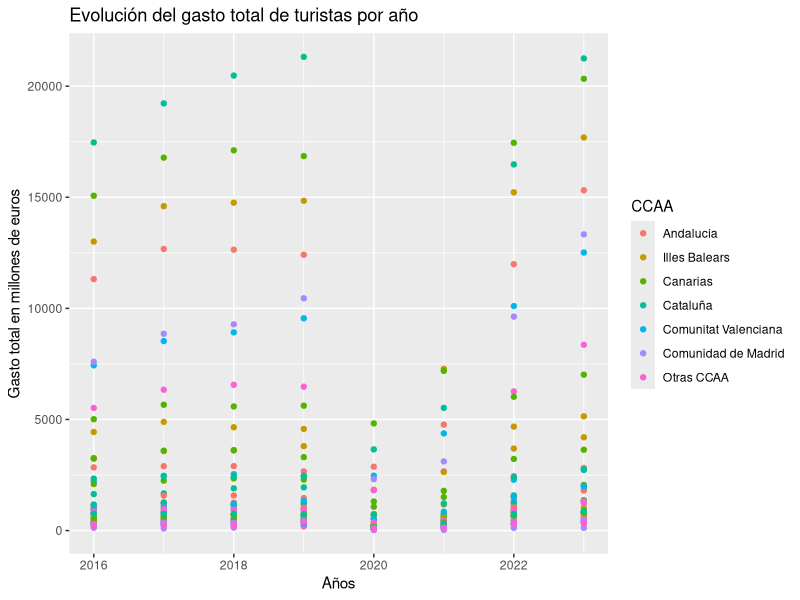
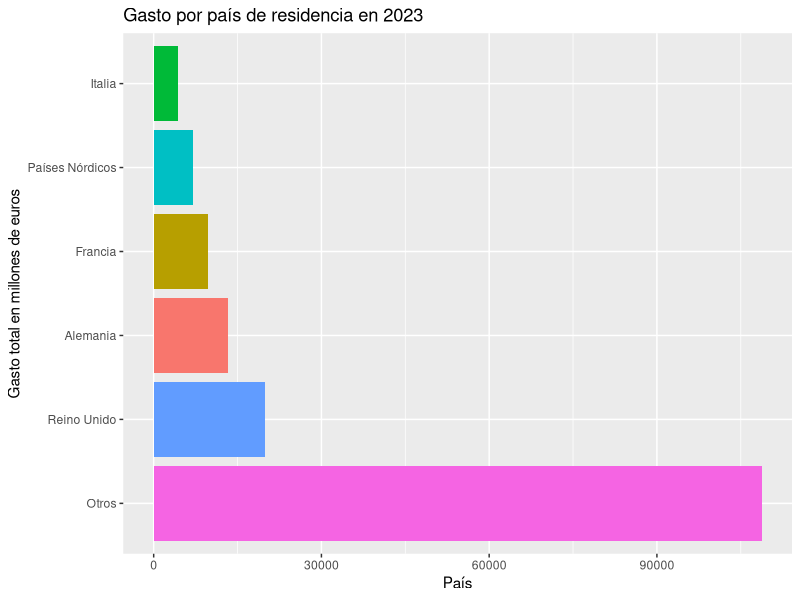
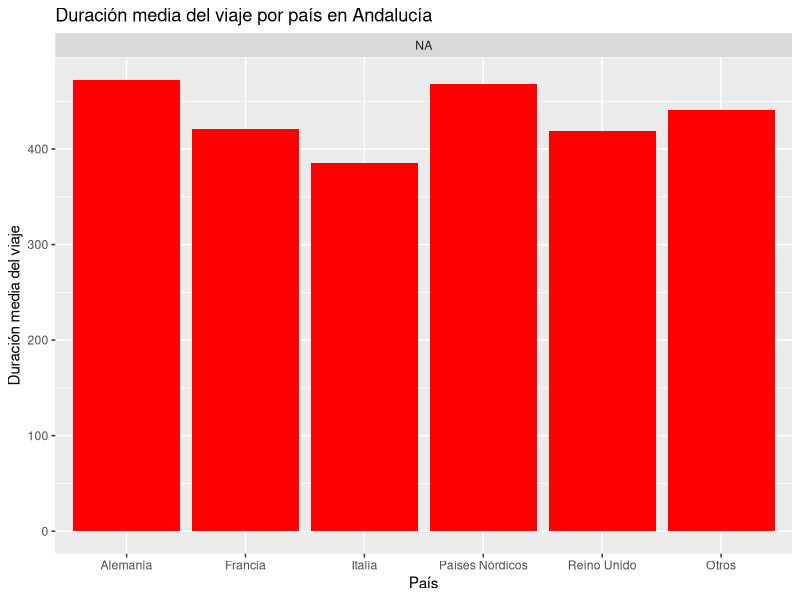
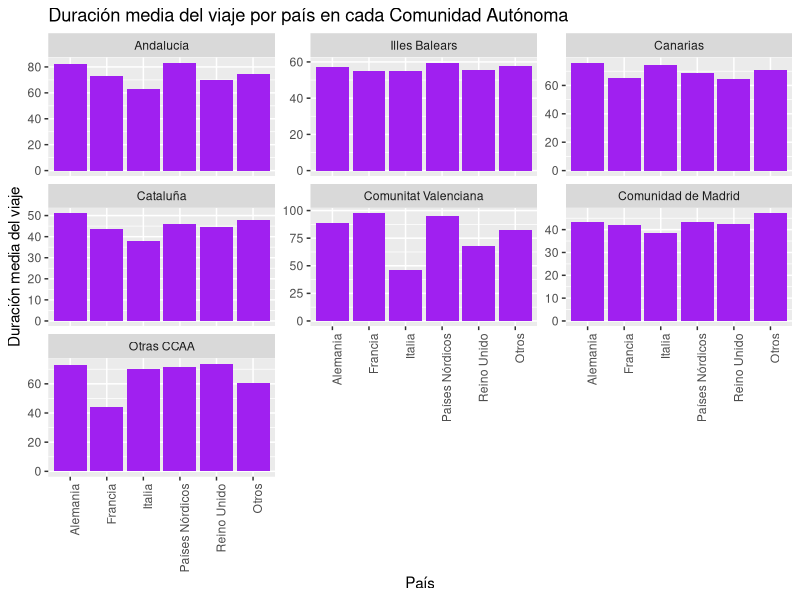

R code for these plots, in order:
## ---- chunk 1
# Setup Chunk
library(here)  
library(knitr)

knitr::opts_chunk$set(echo = TRUE)
knitr::opts_knit$set(root.dir = here::here()) # Setwd() a la carpeta del 
#proyecto ProyectoAED2024 debido a que por defecto el Rmd trabaja en el working 
#directory de la carpeta ProyectoAED2024_Rmd
#knitr::opts_chunk$set(size = "footnotesize") # use smaller font in the chunks
knitr::opts_chunk$set(tidy.opts = list(width.cutoff = 60), tidy = TRUE)

## ---- chunk 2
rm(list=ls())  # Borrado de todas las variables
## ---- chunk 3
library(readr)  # Librería para importación de datos
library(dplyr) # Librería para arreglo de datos
library(tidyr) # Librería para arreglo de datos
library(ggplot2) # Librería para gráficas
## ---- chunk 4
gastos<- read_delim("data/Gasto_turistas_internacionales_segun_comunidad_paisresidencia.csv",  delim = ";", escape_double = FALSE, trim_ws = TRUE)

## ---- chunk 5
tipos_datos <- unique(gastos$`Gastos y duración media de los viajes`)
tipos_datos # Vemos cuantas variables tenemos que transformar a columnas
datos <-pivot_wider(gastos,names_from=`Gastos y duración media de los viajes`, values_from=Total)
## ---- chunk 6
unique(datos$`Tipo de dato`)

# Nos quedamos únicamente con los datos base, quitando las tasas de variación
datos <- subset(datos, datos$`Tipo de dato`== unique(datos$`Tipo de dato`)[1])
# Quito la columna irrelevante
datos <- subset(datos, select = -`Tipo de dato`)
## ---- chunk 7

nombres_columnas <- c("Pais", "CCAA", "Periodo", "Gasto_total", "Gasto_medio_persona", "Gasto_medio_diario_persona", "Duracion_media")
colnames(datos)<- nombres_columnas
colnames(datos)
## ---- chunk 8
# lapply(datos,class)
## ---- chunk 9
# Quitar punto de miles
datos[, 4:ncol(datos)] <- lapply(datos[, 4:ncol(datos)], function(x) gsub("\\.", "", x))
# Sustituir coma decimal por punto decimal
datos[, 4:ncol(datos)] <- lapply(datos[, 4:ncol(datos)], function(x) gsub(",", ".", x))
# Transformar a numerico
datos[, 4:ncol(datos)] <- lapply(datos[, 4:ncol(datos)], function(x) as.numeric(x))
# Comprobamos la clase
# lapply(datos,class)
## ---- chunk 10
any(is.na(datos))
## ---- chunk 11
# unique(datos$`País de residencia`)
# Transformacion a factor de paises de residencia
datos$Pais <- as.factor(datos$Pais)
## ---- chunk 12
# Guardamos los datos totales por si resultan útiles en el futuro
datos_totales <- subset(datos,datos$Pais == "Total" | datos$CCAA == "Total")
datos_total_por_residencia <- subset(datos, datos$CCAA == "Total")
## ---- chunk 13
# Quitar filas de total de columna comunidades autonomas
datos <- subset(datos,datos$CCAA != "Total")
## ---- chunk 14
# Transformacion a factor de nombres de comunidades
#unique(datos$`Total Nacional y CCAA`)
datos$CCAA<- as.factor(datos$CCAA)
# Cambiamos de nombre los niveles del factor
levels(datos$CCAA) <- c("Andalucía", "Illes Balears","Canarias", "Cataluña","Comunitat Valenciana", "Comunidad de Madrid", "Otras CCAA")


## ---- chunk 15
# Cambiar el nombre de las filas
paises <- levels(datos$Pais)
paises[paises=="Total"] <- "Otros"
levels(datos$Pais) <- paises

## ---- chunk 16
comunidades <- levels(datos$CCAA)
anos <- unique(datos$Periodo)
for (i in comunidades){
  for (j in anos){
  aux <- datos[datos$CCAA==i & datos$Periodo == j, "Gasto_total"]
datos[datos$CCAA==i & datos$Periodo == j & datos$Pais == "Otros", "Gasto_total"]<- aux[length(aux),] - sum(aux[1:length(aux)-1,])  
  }
}

## ---- chunk 17
# Duracion media
for (i in comunidades){
  for (j in anos){
  aux <- datos[datos$CCAA==i & datos$Periodo == j, "Duracion_media"]
datos[datos$CCAA==i & datos$Periodo == j & datos$Pais == "Otros", "Duracion_media"]<- (aux[length(aux),]- (5/194)*sum(aux[1:length(aux)-1,]))*194/(194-5)
  }
}

## ---- chunk 18
# Gasto_medio_persona
for (i in comunidades){
  for (j in anos){
  aux <- datos[datos$CCAA==i & datos$Periodo == j, "Gasto_medio_persona"]
datos[datos$CCAA==i & datos$Periodo == j & datos$Pais == "Otros", "Gasto_medio_persona"]<- (aux[length(aux),]- (5/194)*sum(aux[1:length(aux)-1,]))*194/(194-5)
  }
}

## ---- chunk 19
# Gasto_medio_diario_persona
for (i in comunidades){
  for (j in anos){
  aux <- datos[datos$CCAA==i & datos$Periodo == j, "Gasto_medio_diario_persona"]
datos[datos$CCAA==i & datos$Periodo == j & datos$Pais == "Otros", "Gasto_medio_diario_persona"]<- (aux[length(aux),]- (5/194)*sum(aux[1:length(aux)-1,]))*194/(194-5)
  }
}

rm(i,j,anos,comunidades, paises, aux) # Borrar variables auxiliares
## ---- chunk 20
summary(datos)
## ---- chunk 21
knitr::kable(datos[1:10, ], format = "latex", 
             booktabs = TRUE, 
             caption = "This is a table caption. Tables should be placed in the 
             main text near to the first time they are~cited.", 
             align = 'ccc', centering = FALSE,
             table.envir = "table", position = "H")
## ---- chunk 22
# Visualización de los datos e interpretación de los posibles patrones

# Visualización previa para tener una idea de ciertas variables de los datos
ggplot(datos, aes(x = Periodo, y = Gasto_total, color = CCAA, group = 1)) +
  geom_point() +
  labs(title = "Evolución del gasto total de turistas por año", x  = "Años", y = "Gasto total en millones de euros")

# Nos centramos en un año en concreto y visualizamos el gasto total por país en ese año
ggplot(datos[datos$Periodo == 2023, ], aes(x = reorder(Pais, -Gasto_total), y = Gasto_total)) +
  geom_bar(stat = "identity", aes(fill = Pais)) +
  coord_flip() +
  labs(title = "Gasto por país de residencia en 2023", x = "Gasto total en millones de euros", y = "País") +  
  theme(legend.position = "none")

# Para analizar únicamente una variable por país en una sola Comunidad Autónoma.
ggplot(datos, aes(x = Pais, y = Duracion_media)) + 
  geom_bar(stat = "identity", fill = "red") +
  facet_grid(.~CCAA["i"],scales = "free") +
  labs(title = "Duración media del viaje por país en Andalucía", x = "País", y = "Duración media del viaje")
## ---- chunk 23
# Para todas las Comunidades Autónomas por separado
ggplot(datos, aes(x = Pais, y = Duracion_media)) + 
  geom_bar(stat = "identity", fill = "purple") +
  facet_wrap(~ CCAA, scales = "free_y") +  
  labs(title = "Duración media del viaje por país en cada Comunidad Autónoma", 
       x = "País", 
       y = "Duración media del viaje") +
  theme(axis.text.x = element_text(angle = 90, hjust = 1))
